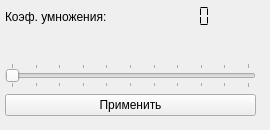
           <widget class="QWidget" name="multiTab">
            <attribute name="title">
             <string>Мульт.</string>
            </attribute>
            <widget class="QWidget" name="verticalLayoutWidget">
             <property name="geometry">
              <rect>
               <x>0</x>
               <y>0</y>
               <width>261</width>
               <height>121</height>
              </rect>
             </property>
             <layout class="QVBoxLayout" name="multiLayout" stretch="0,1">
              <property name="margin">
               <number>5</number>
              </property>
              <item>
               <layout class="QVBoxLayout" name="verticalLayout_2">
                <item>
                 <layout class="QFormLayout" name="formLayout">
                  <property name="sizeConstraint">
                   <enum>QLayout::SetMinimumSize</enum>
                  </property>
                  <item row="0" column="0">
                   <widget class="QLabel" name="label_3">
                    <property name="text">
                     <string>Коэф. умножения:</string>
                    </property>
                    <property name="buddy">
                     <cstring>multiSlider</cstring>
                    </property>
                   </widget>
                  </item>
                  <item row="0" column="1">
                   <widget class="QLCDNumber" name="lcdNumber_2">
                    <property name="frameShape">
                     <enum>QFrame::NoFrame</enum>
                    </property>
                    <property name="frameShadow">
                     <enum>QFrame::Sunken</enum>
                    </property>
                    <property name="segmentStyle">
                     <enum>QLCDNumber::Flat</enum>
                    </property>
                   </widget>
                  </item>
                 </layout>
                </item>
                <item>
                 <widget class="QSlider" name="multiSlider">
                  <property name="minimum">
                   <number>0</number>
                  </property>
                  <property name="maximum">
                   <number>100</number>
                  </property>
                  <property name="orientation">
                   <enum>Qt::Horizontal</enum>
                  </property>
                  <property name="tickPosition">
                   <enum>QSlider::TicksBothSides</enum>
                  </property>
                 </widget>
                </item>
               </layout>
              </item>
              <item>
               <widget class="QPushButton" name="applyMultiButton">
                <property name="text">
                 <string>Применить</string>
                </property>
               </widget>
              </item>
             </layout>
            </widget>
           </widget>
